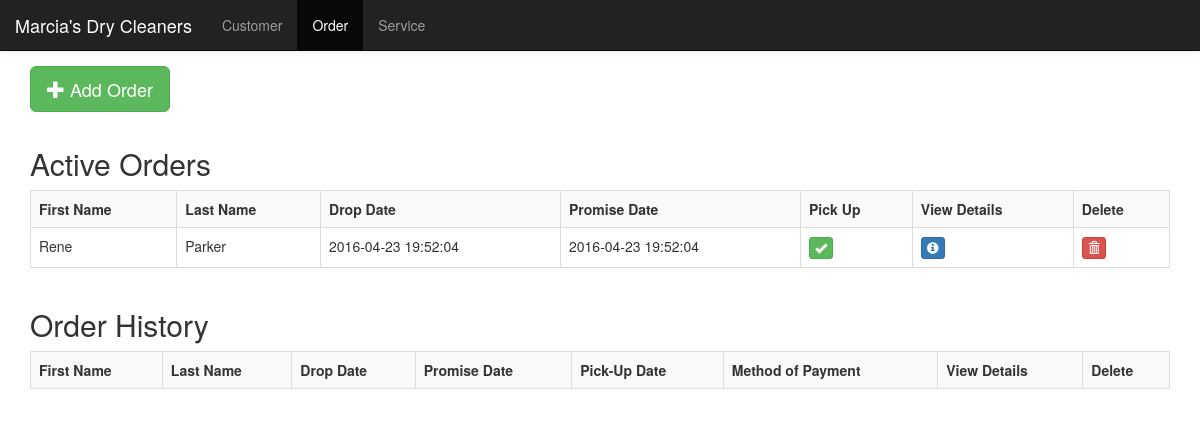
The app's page /order.php with its own data.
### tables this page shows
CREATE TABLE `order` (
    OrderID INT PRIMARY KEY AUTO_INCREMENT,
    DropDate DATETIME NOT NULL,
    PromiseDate DATETIME NOT NULL,
    PickupDate DATETIME,
    MethodOfPayment VARCHAR(45),
    CustomerID INT NOT NULL,
    FOREIGN KEY (CustomerID) REFERENCES `customer`(CustomerID) ON UPDATE RESTRICT ON DELETE CASCADE
);

CREATE TABLE `customer` (
    CustomerID INT PRIMARY KEY AUTO_INCREMENT,
    FirstName VARCHAR(45) NOT NULL,
    LastName VARCHAR(45) NOT NULL,
    Email VARCHAR(255) NOT NULL,
    Address VARCHAR(255) NOT NULL,
    HasMembership BOOLEAN NOT NULL DEFAULT FALSE
);

### order.php (the view, shortened to what this page needs)
<!DOCTYPE html>
<html>
<?php require "header.php"; ?>
<body>
<div class="container" style="padding-top:15px;">
    <?php require "connect.php"; ?>
    <?php
    $mysqli = new mysqli($host, $user, $pass, $db);
    ?>
    <button style="margin-bottom:15px" class="btn btn-success btn-lg" data-title="Add" data-toggle="modal" data-target="#add"><span class="glyphicon glyphicon-plus"></span> Add Order</button>
    <h2>Active Orders</h2>
    <div class="table-responsive">
        <table class="table table-bordered table-striped">
            <tr>
                <th>First Name</th>
                <th>Last Name</th>
                <th>Drop Date</th>
                <th>Promise Date</th>
                <th>Pick Up</th>
                <th>View Details</th>
                <th>Delete</th>
            </tr>
            <?php
                $columns = "order.CustomerID, OrderID, FirstName, LastName, DropDate, PromiseDate, PickupDate";
                $query = "SELECT ".$columns." FROM `order` LEFT JOIN customer ON customer.CustomerID = order.CustomerID";
                $ORDER_ID_INDEX = 1;
                $FIRST_NAME_INDEX = 2;
                $LAST_NAME_INDEX = 3;
                $DROP_DATE_INDEX = 4;
                $PROMISE_DATE_INDEX = 5;
                $result = $mysqli->query($query);
                while ($row = $result->fetch_array()) {
                    $orderID = $row[$ORDER_ID_INDEX];
                    $firstName = $row[$FIRST_NAME_INDEX];
                    $lastName = $row[$LAST_NAME_INDEX];
                    $dropDate = $row[$DROP_DATE_INDEX];
                    $promiseDate = $row[$PROMISE_DATE_INDEX];
                    echo '
                        <tr>
                            <td>'.$firstName.'</td>
                            <td>'.$lastName.'</td>
                            <td>'.$dropDate.'</td>
                            <td>'.$promiseDate.'</td>
                            <td>
                                <button class="btn btn-success btn-xs" data-title="Pickup" data-toggle="modal" data-target="#pickup" onclick="javascript:$(\'#pickup_confirm_button\').attr(\'value\',\''.$orderID.'\');">
                                    <span class="glyphicon glyphicon-ok"></span>
                                </button>
                            </td>
                            <td>
                                <button class="btn btn-primary btn-xs" data-title="Info" data-toggle="modal" data-target="#info">
                                    <span class="glyphicon glyphicon-info-sign"></span>
                                </button>
                            </td>
                            <td>
                                <button class="btn btn-danger btn-xs" data-title="Delete" data-toggle="modal" data-target="#delete" onclick="javascript:$(\'#delete_confirm_button\').attr(\'value\',\''.$orderID.'\')">
                                    <span class="glyphicon glyphicon-trash"></span>
                                </button>
                            </td>
                        </tr>
                    ';
                }
            ?>
        </table>
    </div>
    <h2>Order History</h2>
    <div class="table-responsive">
        <table class="table table-bordered table-striped">
            <tr>
                <th>First Name</th>
                <th>Last Name</th>
                <th>Drop Date</th>
                <th>Promise Date</th>
                <th>Pick-Up Date</th>
                <th>Method of Payment</th>
                <th>View Details</th>
                <th>Delete</th>
            </tr>
        </table>
    </div>
</div>
</body>
</html>

### records on screen
order: CustomerID.FirstName "Rene", CustomerID.LastName "Parker", DropDate "2016-04-23 19:52:04", PromiseDate "2016-04-23 19:52:04"
